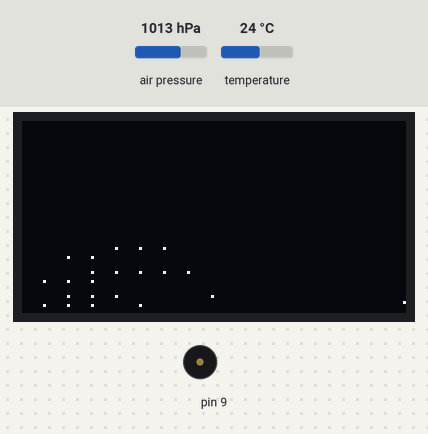
The sketch below on a simulated Arduino Uno, built with avr-gcc and run on an emulated ATmega328P. Parts: 128×64 one-colour display, buzzer (waves = sounding). The test bench sets the inputs (shaded band); at power-on: air pressure 1013 hPa, temperature 24 °C.

Above: at 1.2 s.
1.3 s: air pressure set to 952 hPa
At 2.8 s:
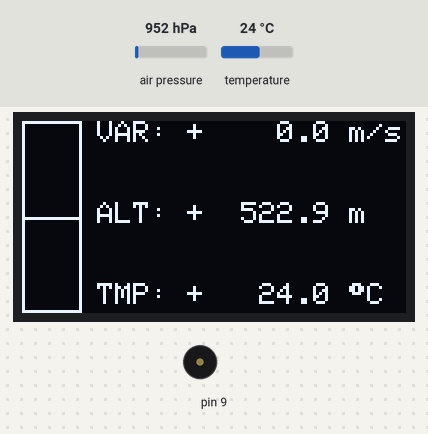
3.6 s: air pressure set to 975 hPa
At 5.4 s:
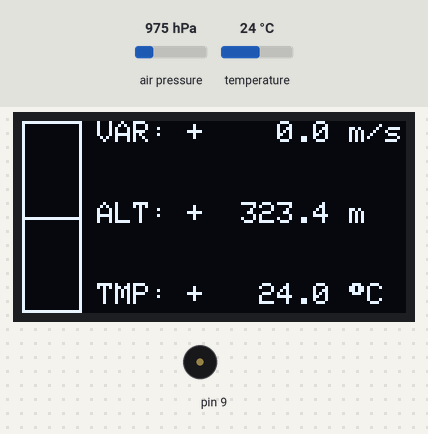
5.9 s: air pressure set to 952 hPa
At 6.19 s:
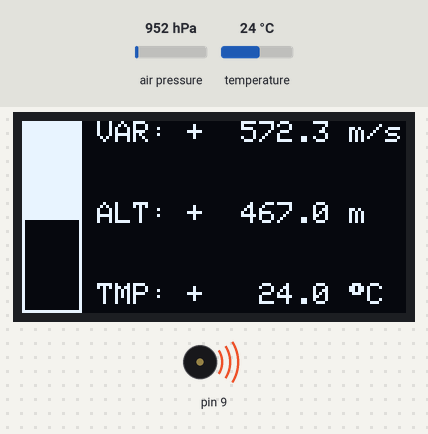
8.0 s: temperature set to 12 °C
At 9.1 s:
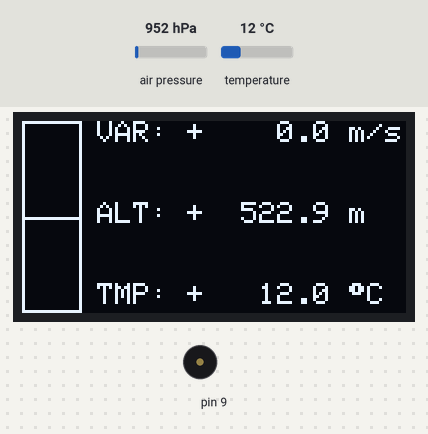
Timing chart, 0 to 10.9 s (numbered marks = the images above; inputs shaded):
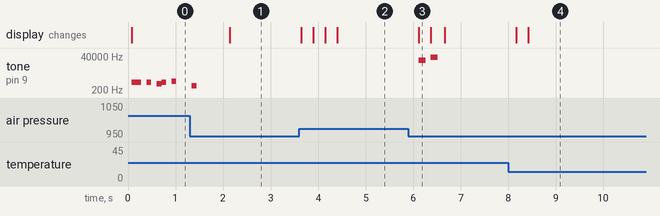

Measured:
- after the input at 1.3 s, the display: changes after 0.84 s (image 1)
- after the input at 3.6 s, the display: first changes after 0.05 s (image 2 shows a later state)
- after the input at 5.9 s, tone on pin 9: silent → 21001 Hz after 0.22 s, → silent 0.15 s later, → 34028 Hz 0.10 s later, → silent 0.15 s later; the display: changes after 0.22 s (image 3)
- after the input at 8.0 s, the display: first changes after 0.17 s (image 4 shows a later state)

The sketch:

varioino.ino
```cpp
// MAIN
#include <stdint.h>
#include "MovingAverage.h"
// I2C
#include "Wire.h"
// OLED
#include "VarioRendererOLED.h"
VarioRendererOLED display;
// BUZZER
#include "VarioRendererBuzzer.h"
VarioRendererBuzzer buzzer;
// SENSOR
#include "SparkFunBME280.h"


#define SERIAL_BAUD 57600
#define SAMPLES 25
#define SAMPLE_DELAY 10L
#define RENDER_DELAY 250L

// Sensor
BME280 sensor;
// Smoothing buffers
MovingAverage buffAlt(SAMPLES);
MovingAverage buffTemp(SAMPLES);
float lastAvgAlt = 0;
unsigned long lastTime = 0;
bool initDone = false;


void setup() {

  // Begin serial console
  // Serial.begin(SERIAL_BAUD);

  // Init
  delay(10);
  initSensor();
  buzzer.init();
  display.init();

  // set first sensor reading to avoid peak
  lastAvgAlt = sensor.readFloatAltitudeMeters();
  lastTime = micros();
}

void loop() {

  // Push new sensor reading into ring buffer
  buffAlt.push(sensor.readFloatAltitudeMeters());
  buffTemp.push(sensor.readTempC());

  // time difference
  unsigned long currTime = micros();
  unsigned long timeSinceLastBeep = currTime - lastTime;

  if (!initDone)
  {
    // Make sure that all modules have been initialized
    bool logoDone = !display.renderLoading(SAMPLE_DELAY);
    bool tonDone = !buzzer.renderLoading(SAMPLE_DELAY);

    initDone = logoDone && tonDone && buffAlt.isFull() && buffTemp.isFull();
  }

  if (timeSinceLastBeep >= RENDER_DELAY * 1000)
  {

    // Get average altitude
    float currAvgAlt = buffAlt.getAverage();
    float avgAltPerSecond = ((currAvgAlt - lastAvgAlt) / timeSinceLastBeep) * 1000000;

    // Serial.println(avgAltPerSecond,10);

    // Render
    if (initDone)
    {
      buzzer.renderValues(avgAltPerSecond, currAvgAlt, buffTemp.getAverage(), RENDER_DELAY);
      display.renderValues(avgAltPerSecond, currAvgAlt, buffTemp.getAverage(), RENDER_DELAY);
    }

    // Set values for next loop
    lastAvgAlt = currAvgAlt;
    lastTime = currTime;

  }


  delay(SAMPLE_DELAY);

}

void initSensor()
{
  // Configure sensor
  // Serial.println("init sensor ...");
  sensor.settings.commInterface = I2C_MODE;
  sensor.settings.I2CAddress = 0x76;
  sensor.settings.runMode = 3; // Normal (auto poll)
  sensor.settings.tStandby = 0; // 0.5ms
  sensor.settings.filter = 4;
  sensor.settings.tempOverSample = 5;
  sensor.settings.pressOverSample = 5;
  sensor.settings.humidOverSample = 0;

  // Initialize sensor

  sensor.begin();
}
```

MovingAverage.cpp
```cpp
#include "MovingAverage.h"
#include <stdint.h>

MovingAverage::MovingAverage(int size)
{
    cSize = size;
    cBufferData = new float[size];
    cNextFreeIndex = 0;
    cSlotsFilled = 0;
}

MovingAverage::~MovingAverage()
{
    delete[] cBufferData;
}

void MovingAverage::push(float data)
{
    cBufferData[cNextFreeIndex] = data;

    cNextFreeIndex = (cNextFreeIndex + 1) % cSize;

    if (cSlotsFilled < cSize)
    {
        cSlotsFilled++;
    }
}

float MovingAverage::getAverage()
{
    float sum = 0;
    int count = cSlotsFilled < cSize ? cSlotsFilled : cSize;
    int i;

    for (i = 0; i < count; i++)
    {
        sum += cBufferData[positive_modulo((cNextFreeIndex-1-i) , cSize)];
    }

    if (count > 0)
    {
        sum /= count;
    }

    return sum;

}

bool MovingAverage::isFull()
{
  return cSize == cSlotsFilled;
}

inline int MovingAverage::positive_modulo(int i, int n)
{
    return (i % n + n) % n;
}
```

MovingAverage.h
```cpp
#ifndef MOVINGAVERAGE_H
#define MOVINGAVERAGE_H

class MovingAverage
{
    public:
    MovingAverage(int size);
    ~MovingAverage();
    void push(float data);
    float getAverage();
    bool isFull();

    private:
    int cSize;
    float *cBufferData;
    int cNextFreeIndex;
    int cSlotsFilled;
    inline int positive_modulo(int i, int n);
};

#endif
```

VarioRenderer.h
```cpp
#ifndef VARIORENDERER_H
#define VARIORENDERER_H

class VarioRenderer
{
    public:
    virtual void init() = 0;
    virtual bool renderLoading(unsigned long pollDelay) = 0;
    virtual void renderValues(float vario, float altitude, float temp, long renderDelay) = 0;


};

#endif
```

VarioRendererBuzzer.cpp
```cpp
#include "VarioRendererBuzzer.h"
#include "toneAC.h"

#define TONE_LENGTH 100
#define TONE_VOL 1
#define TONE_MULT 300

void VarioRendererBuzzer::init()
{
  // Buzzer's always ready to buzz :)
}

bool VarioRendererBuzzer::renderLoading(unsigned long pollDelay)
{
  if(initToneIndex >= initTonesLength)
  {
   return false;
  }
  else if (!initToneStarted || millis() - lastToneStart >= TONE_LENGTH)
  {
    lastToneStart = millis();
    initToneStarted = true;
    int freq = initTones[initToneIndex++];
    if (freq > 0)
    {
      toneAC(freq, TONE_VOL, TONE_LENGTH, true);
    }
    else
    {
      noToneAC();
    }

    return true;

  }

}

void VarioRendererBuzzer::renderValues(float vario, float altitude, float temp, long renderDelay)
{

  if (vario > 0.3)
  {
    toneAC(690 + (150 * vario), TONE_VOL, renderDelay * 0.6, true);
  }

}
```

VarioRendererBuzzer.h
```cpp
#ifndef VARIORENDERERBUZZER_H
#define VARIORENDERERBUZZER_H

#include "VarioRenderer.h"

class VarioRendererBuzzer: public VarioRenderer
{
    public:
    void init();
    bool renderLoading(unsigned long pollDelay);
    void renderValues(float vario, float altitude, float temp, long renderDelay);

    private:
    int initTones[13] = {660,660,0,660,0,510,660,0,770,0,0,0,380};
    int initTonesLength = 13;
    bool initToneStarted = false;
    unsigned long lastToneStart = 0;
    int initToneIndex = 0;
};

#endif
```

VarioRendererOLED.cpp
```cpp
#include <stdint.h>
#include <math.h>

#include "VarioRendererOLED.h"
// Logo
#include "logo.h"


#define OLED_RESET 4
#define OLED_ADDRESS 0x3C
#define OLED_INVERT false
#define OLED_VALUELEN 9
#define OLED_BARWIDTH 25
#define OLED_PADDING 5
#define OLED_MAXVARIO 10
#define OLED_MINLOADINGTIME 2000

VarioRendererOLED::~VarioRendererOLED()
{
  delete display;
}

void VarioRendererOLED::init()
{
    display = new Adafruit_SSD1306(OLED_RESET);
    display->begin(SSD1306_SWITCHCAPVCC, OLED_ADDRESS);
    display->clearDisplay();

}

bool VarioRendererOLED::renderLoading(unsigned long pollDelay)
{
  if (!loadingImagePainted)
  {
    loadingStartTime = millis();
    display->drawBitmap(0, 0, header_data, SSD1306_LCDWIDTH, SSD1306_LCDHEIGHT, WHITE);
    display->display();
    loadingImagePainted = true;
  }

  return (millis() - loadingStartTime < OLED_MINLOADINGTIME);


}

void VarioRendererOLED::renderValues(float vario, float altitude, float temp, long renderDelay)
{
  //vario = -7;
  display->clearDisplay();

  // ~~~~ BAR ~~~~
  bool rising = vario >= 0;
  float barSegment = ((SSD1306_LCDHEIGHT/2)/(float)OLED_MAXVARIO);
  int barHeight = abs(vario * barSegment);
  barHeight = barHeight > SSD1306_LCDHEIGHT/2 ? SSD1306_LCDHEIGHT/2 : barHeight;
  int barStartY = rising ? SSD1306_LCDHEIGHT/2 - barHeight  : SSD1306_LCDHEIGHT/2;

  display->drawRect(0,0,OLED_BARWIDTH-OLED_PADDING,SSD1306_LCDHEIGHT,WHITE);
  display->drawLine(0,SSD1306_LCDHEIGHT/2,OLED_BARWIDTH-OLED_PADDING-1,SSD1306_LCDHEIGHT/2,WHITE);
  display->fillRect(0,barStartY,OLED_BARWIDTH-OLED_PADDING,barHeight,WHITE);

  // ~~~~ VALUES ~~~~
  display->setTextSize(1);

  char lineString[25];
  char valueString[OLED_VALUELEN];
  // VARIO
  float roundVario = roundNearest(vario,1);
  display->setCursor(OLED_BARWIDTH,0);
  setTextColor(roundVario);
  getFloatString(valueString, OLED_VALUELEN, roundVario, 1);
  sprintf(lineString,"VAR: %s m/s", valueString);
  display->println(lineString);

  // ALTITUDE
  display->setCursor(OLED_BARWIDTH,27);
  setTextColor(altitude);
  getFloatString(valueString, OLED_VALUELEN, altitude, 1);
  sprintf(lineString,"ALT: %s m", valueString);
  display->println(lineString);

  // TEMPERATURE
  display->setCursor(OLED_BARWIDTH,54);
  setTextColor(temp);
  getFloatString(valueString, OLED_VALUELEN, temp, 1);
  sprintf(lineString,"TMP: %s %cC", valueString, (char)247);
  display->println(lineString);

  display->display();
}

// PRIVATE

void VarioRendererOLED::setTextColor(float value)
{
  if (OLED_INVERT && value < 0 )
  {
    display->setTextColor(BLACK, WHITE);
  }
  else
  {
    display->setTextColor(WHITE, BLACK);
  }
}

void VarioRendererOLED::getFloatString(char *buff, int buffLen, float value, int n)
{

  int intValue = abs((int)(value * pow(10,n)));
  char sign = value >= 0 ? '+' : '-';
  int digitCount = countDigits(intValue);
  if (digitCount+3 > buffLen)
  {
    int idx;
    for (idx = 0; idx < buffLen-2; idx++)
    {
      buff[idx] = '-';
    }
    buff[idx] = '\0';

  }
  else
  {

    int i;
    int count = 0;
    buff[buffLen-1] = '\0';

    for (i = buffLen - 2; i > 0; i--)
    {
      if (count == n)
      {
        buff[i] = '.';
      }
      else if (intValue <= 0)
      {
        if (count <= n+1)
        {
          buff[i] = '0';
        }
        else
        {
          buff[i] = ' ';
        }

      }
      else
      {
        buff[i] = '0' + (intValue % 10);
        intValue /= 10;
      }

      count++;
    }

    // Sign
    buff[0]=sign;


  }


}

int VarioRendererOLED::countDigits(int num)
{
    int n = 0;
    while(num) {
        num /= 10;
        n++;
    }
    return n;
}

float VarioRendererOLED::roundNearest(float val, int decim)
{
  float decimFact = pow(10,decim);
  return roundf(val * decimFact) / decimFact;
}
```

VarioRendererOLED.h
```cpp
#ifndef VARIORENDEREROLED_H
#define VARIORENDEREROLED_H

#include "Adafruit_GFX.h"
#include "Adafruit_SSD1306.h"
#include "VarioRenderer.h"


class VarioRendererOLED: public VarioRenderer
{
    public:
    ~VarioRendererOLED();
    void init();
    bool renderLoading(unsigned long pollDelay);
    void renderValues(float vario, float altitude, float temp, long renderDelay);


    private:
    Adafruit_SSD1306 *display;
    unsigned long loadingStartTime = 0;
    bool loadingImagePainted = false;

    void setTextColor(float value);
    void getFloatString(char *buff, int buffLen, float value, int n);
    int countDigits(int num);
    float roundNearest(float val, int decim);

};

#endif
```

Source omitted: logo.h (data table, 17464 bytes)
